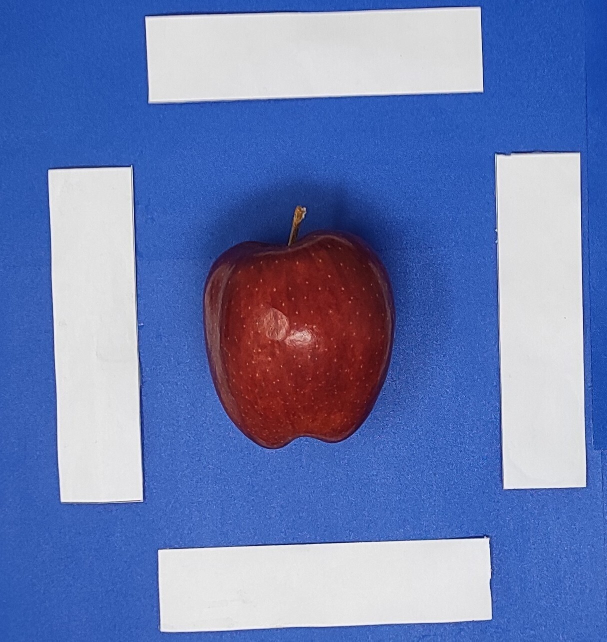
#> input picture apple_masking/apple_image/afaff.jpg, 1214 x 1283 px, found by its file name (shown at 1/2 size)
$ python test.py
#> lines starting #> are read from the running program, lines starting #| are printed output that depends on the picture; after the words box and inside, x2 and y2 are one past the last pixel; in counts of white or black regions, pixels touching at a corner belong together
import cv2 as cv
import numpy as np
# opening all the images from a folder
img = cv.imread(r'C:\Users\mridu\Desktop\agnext\Agnext\OpenCv\apple_masking\apple_image\afaff.jpg')
#> img is the input picture: shape (1283, 1214, 3); mean B, G, R 179.2, 124.9, 106.6
img = cv.resize(img,(500,500))
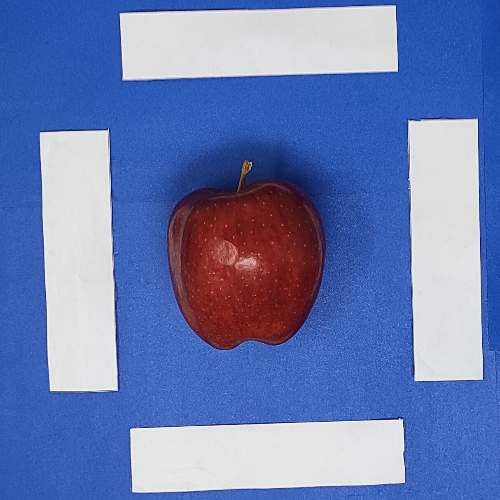
#> img: shape (500, 500, 3); mean B, G, R 179.1, 124.8, 106.5
hsv = cv.cvtColor(img, cv.COLOR_BGR2HSV)
#> hsv: shape (500, 500, 3); mean H, S, V 90.1, 128.7, 185.3
lower_blue = np.array([70, 0, 0])
upper_blue = np.array([145, 255, 255])
mask_blue = cv.inRange(hsv, lower_blue, upper_blue)
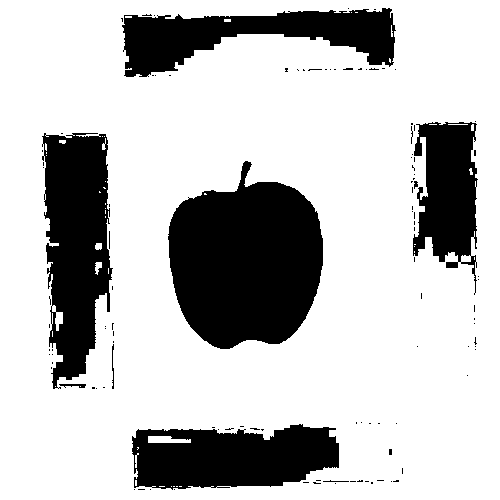
#> mask_blue: shape (500, 500); 75.2% white; 112 black regions (103 under 20 px), largest, box (x1, y1, x2, y2) and area: (168, 161, 323, 349) 21142, (42, 133, 113, 389) 12764, (132, 424, 339, 490) 10543
mask_blue = cv.bitwise_not(mask_blue)
#> mask_blue: shape (500, 500); 24.8% white; 112 white regions (103 under 20 px)
img = cv.bitwise_and(img, img, mask=mask_blue)
cv.imshow("img", img)
img1 = cv.cvtColor(img, cv.COLOR_BGR2GRAY)
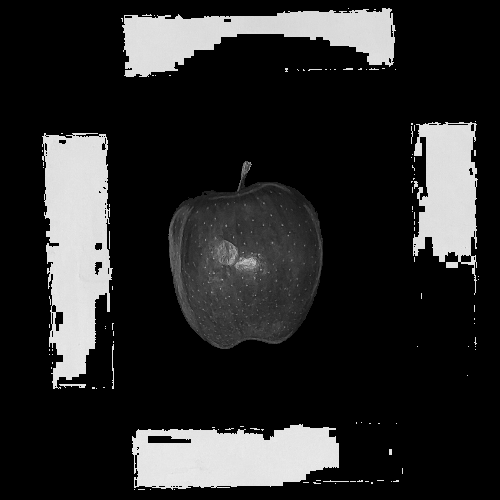
#> img1: shape (500, 500); min 0, max 242, mean 41.5
lot_blur = cv.GaussianBlur(img1, (11,11),0)
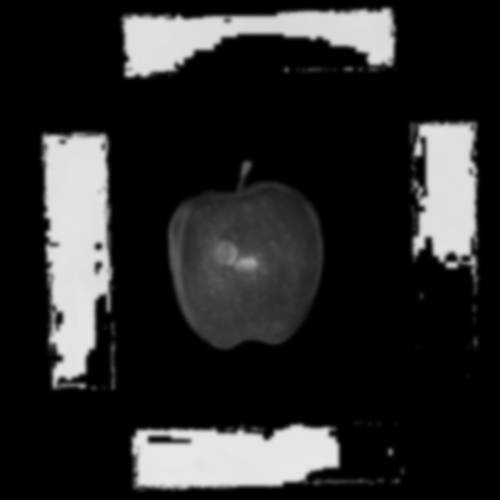
#> lot_blur: shape (500, 500); min 0, max 231, mean 41.5
    # cv.imshow("mask", lot_blur)
cont, her = cv.findContours(lot_blur, cv.RECURS_FILTER, cv.CHAIN_APPROX_SIMPLE)
#> cont = 15 contours; largest, box (x1, y1, x2, y2) and area: (164, 157, 327, 354) 23447, (37, 128, 119, 394) 18854, (127, 419, 408, 495) 14872, (117, 3, 400, 82) 14386, (406, 117, 484, 299) 11038; her = 15 rows, first 6: [1, -1, -1, -1], [2, 0, -1, -1], [3, 1, -1, -1], [4, 2, -1, -1], [5, 3, -1, -1], [6, 4, -1, -1]
i = 0
for cont in cont:
    area = cv.contourArea(cont)
    if area > 1000:
        # cv.drawContours(img, cont, -1, (0, 255, 0), 1)
        x,y,h,w = cv.boundingRect(cont)
        cropped_img = img[y:y+w, x:x+h]
        # cv.imshow("apple_obj",cropped_img)
        name = "apple_obj" + str(i) + ".jpg"
        cv.imwrite(name, cropped_img)
        img = cv.rectangle(img, (x,y), (x+h, y+w), (0,255,0), 2)
        i += 1
#> this loop made 15 passes
#> (area, x, y, h, w, name) on passes 3, 12, 13, 14, 15: (14872, 127, 419, 281, 76, 'apple_obj0.jpg'), (23447, 164, 157, 163, 197, 'apple_obj1.jpg'), (18853.5, 37, 128, 82, 266, 'apple_obj2.jpg'), (11037.5, 406, 117, 78, 182, 'apple_obj3.jpg'), (14386, 117, 3, 283, 79, 'apple_obj4.jpg')
#> area on passes 1, 2, 4, 5, 6, 7: 154, 56, 270.5, 56, 56, 229
#> pass 3, `cropped_img = img[y:y+w, x:x+h]`:
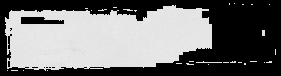
#> cropped_img: shape (76, 281, 3); mean B, G, R 114.7, 114.7, 114.7
#> pass 3, `img = cv.rectangle(img, (x,y), (x+h, y+w), (0,255,0), 2)`:
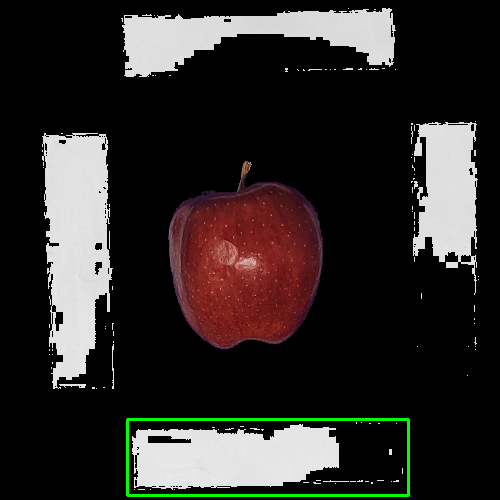
#> img: shape (500, 500, 3); mean B, G, R 39.7, 41.8, 45.9
#> after the loop:
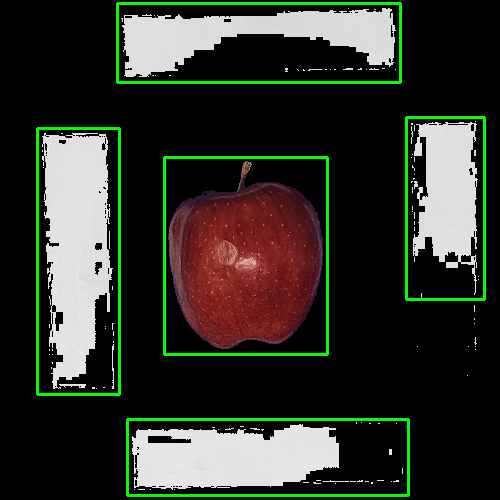
#> img: shape (500, 500, 3); 3.19% of pixels changed, all inside (x1, y1, x2, y2) = (36, 2, 486, 396)
#> after the loop, i = 5
cv.waitKey(00)
